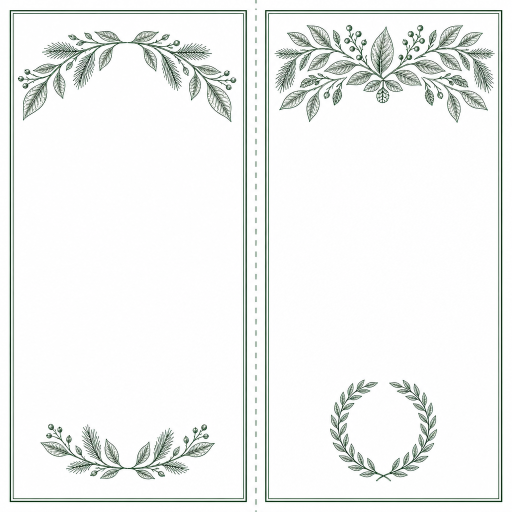
#> input picture VisionagenciaIAv2.0-main/clientes/360* salud optima/librito_fondos/exterior.png, 1024 x 1024 px (shown at 1/2 size)
$ python cartel_fondo_local.py
#> lines starting #> are read from the running program, lines starting #| are printed output that depends on the picture
#!/usr/bin/env python3
"""Ornamento del cartel carta, sin gastar creditos.

Se acabaron los de WaveSpeed a media tanda el 2 sep 2026, pero el grabado ya
estaba hecho en `librito_fondos/`. Aqui se despieza y se recompone en carta.

DOS COSAS QUE SE APRENDIERON EN EL PRIMER INTENTO
-------------------------------------------------
1. La corona a lo ancho de la hoja queda de 45 mm de alto y se come el titulo.
   Va al 40 % del ancho, no al 90 %.
2. Las guirnaldas laterales del librito estan hechas para una columna de 50 mm.
   Estiradas a 279 mm de alto se deforman y ensucian todo. En carta NO van: el
   filete doble solo ya sostiene la hoja.
"""
import os
from PIL import Image, ImageChops, ImageDraw

AQUI = os.path.dirname(os.path.abspath(__file__))
F = os.path.join(AQUI, "librito_fondos")
DPI = 300
MM = DPI / 25.4
W, H = int(215.9 * MM), int(279.4 * MM)
VERDE = (11, 58, 39)   # subido de tono a peticion de Angel


def pon(lienzo, trozo, x_mm, y_mm, ancho_mm):
    an = int(ancho_mm * MM)
    al = int(an * trozo.height / trozo.width)
    x, y = int(x_mm * MM), int(y_mm * MM)
    t = trozo.resize((an, al), Image.LANCZOS).convert("RGB")
    region = lienzo.crop((x, y, x + an, y + al))
    lienzo.paste(ImageChops.darker(region, t), (x, y))
    return y_mm + al / MM


if __name__ == "__main__":
    ext = Image.open(os.path.join(F, "exterior.png")).convert("RGB")
#> ext is the input picture: PIL image 1024x1024 RGB; mean R, G, B 239.9, 241.9, 240.4
    e = ext.width
#> e = 1024
    lienzo = Image.new("RGB", (W, H), "white")
#> lienzo: PIL image 2550x3300 RGB; every value is 255

    # Misma curva de tinta que el librito 5x5: hunde lo oscuro y deja el blanco
    # en blanco. Multiplicar plano pinta el fondo de gris.
    tinta = lambda im: im.point(lambda v: max(0, 255 - int((255 - v) * 1.5)))
    corona = tinta(ext.crop((int(e * 0.53), int(e * 0.055), int(e * 0.97), int(e * 0.205))))
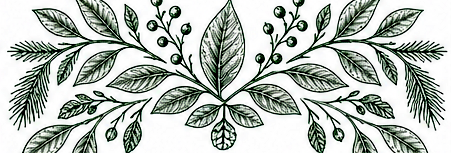
#> corona: PIL image 451x153 RGB; mean R, G, B 181.4, 188.6, 182.2
    abajo = pon(lienzo, corona, (215.9 - 86) / 2, 15, 86)
#> in pon, `t = trozo.resize((an, al), Image.LANCZOS).convert("RGB")`:
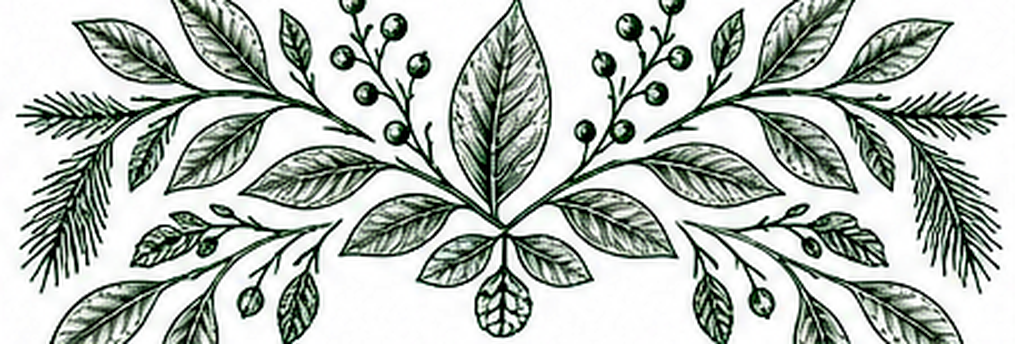
#> t: PIL image 1015x344 RGB; mean R, G, B 181.6, 188.4, 182.4
#> in pon, `region = lienzo.crop((x, y, x + an, y + al))`: region: PIL image 1015x344 RGB; every value is 255
#> in pon, `lienzo.paste(ImageChops.darker(region, t), (x, y))`:
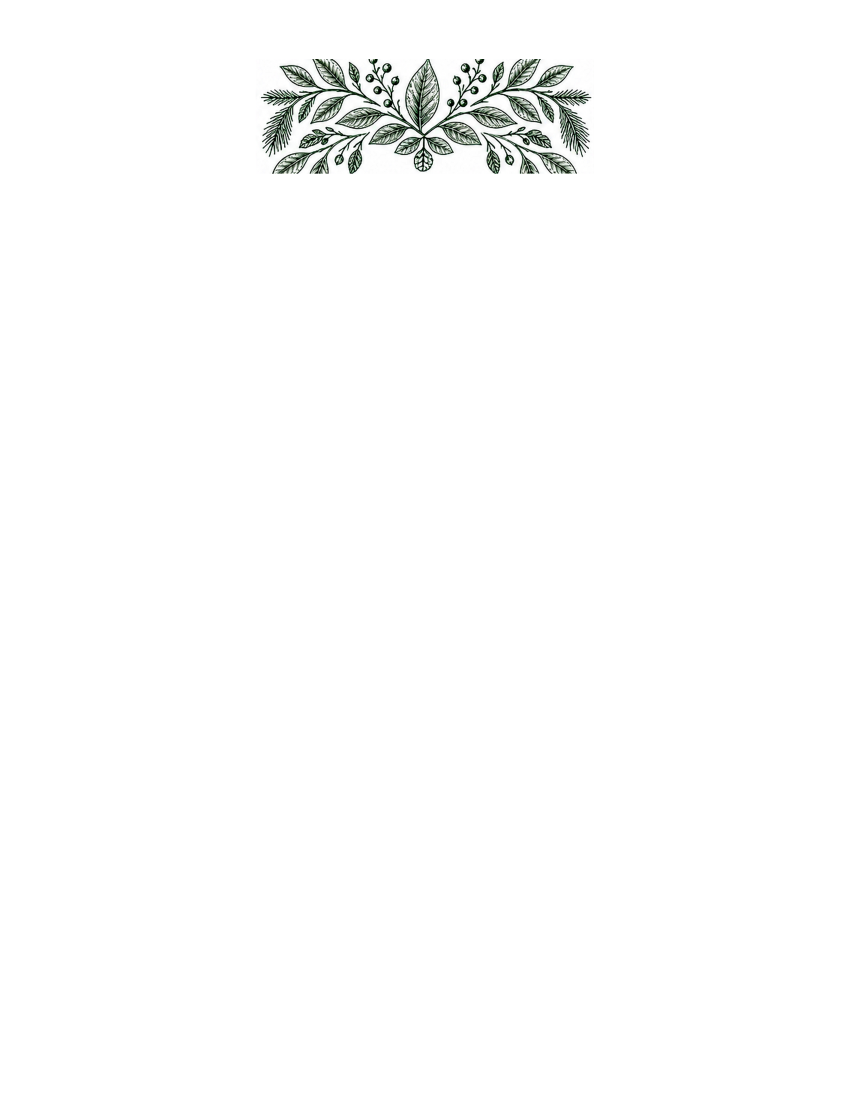
#> lienzo: PIL image 2550x3300 RGB (shown at 1/3 size); mean R, G, B 252, 252.2, 252
#> abajo = 44.13

    rama = tinta(ext.crop((int(e * 0.03), int(e * 0.80), int(e * 0.47), int(e * 0.96))))
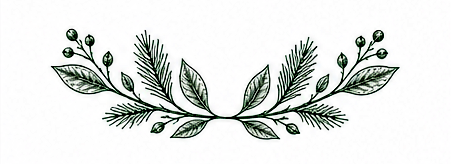
#> rama: PIL image 451x164 RGB; mean R, G, B 225.8, 228.5, 226.3
    pon(lienzo, rama, (215.9 - 70) / 2, 252, 70)
#> call 2 of pon, with x_mm = 72.95, y_mm = 252, ancho_mm = 70
#> in pon (call 2), `t = trozo.resize((an, al), Image.LANCZOS).convert("RGB")`:
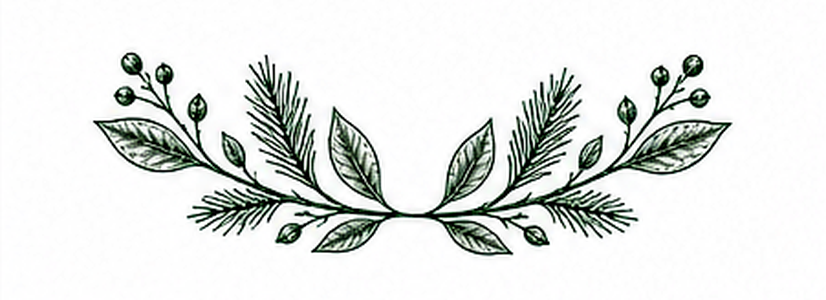
#> t: PIL image 826x300 RGB; mean R, G, B 225.8, 228.4, 226.3
#> in pon (call 2), `region = lienzo.crop((x, y, x + an, y + al))`: region: PIL image 826x300 RGB; every value is 255

    d = ImageDraw.Draw(lienzo)
    for mm, grueso in ((8.0, 4), (9.6, 2)):
        m = int(mm * MM)
        d.rectangle([m, m, W - m, H - m], outline=VERDE, width=grueso)

    lienzo.save(os.path.join(F, "cartel.png"))
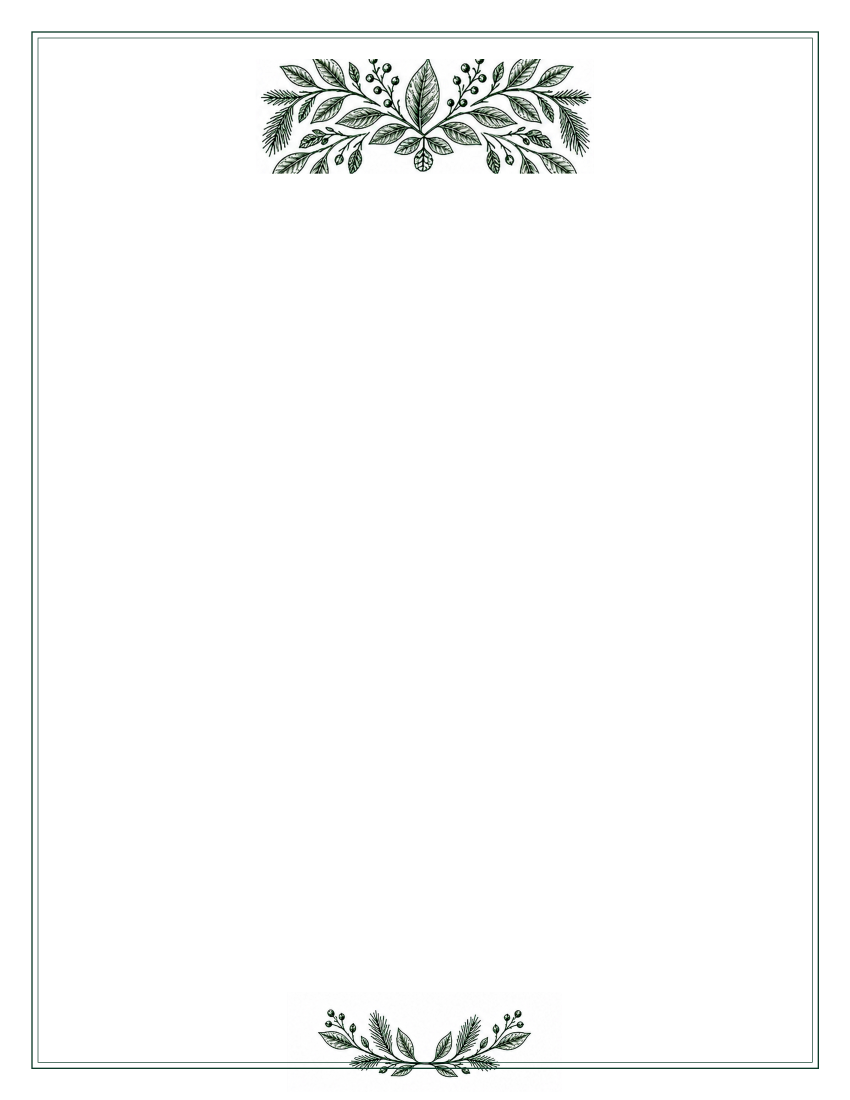
#> saved as cartel.png: PIL image 2550x3300 RGB (shown at 1/3 size); mean R, G, B 249.2, 249.9, 249.5
    print("corona termina en %.0f mm · listo %s" % (abajo, lienzo.size))
#| corona termina en 44 mm · listo (2550, 3300)

$ run again, with VisionagenciaIAv2.0-main/clientes/360* salud optima/librito_fondos/interior.png copied over VisionagenciaIAv2.0-main/clientes/360* salud optima/librito_fondos/exterior.png
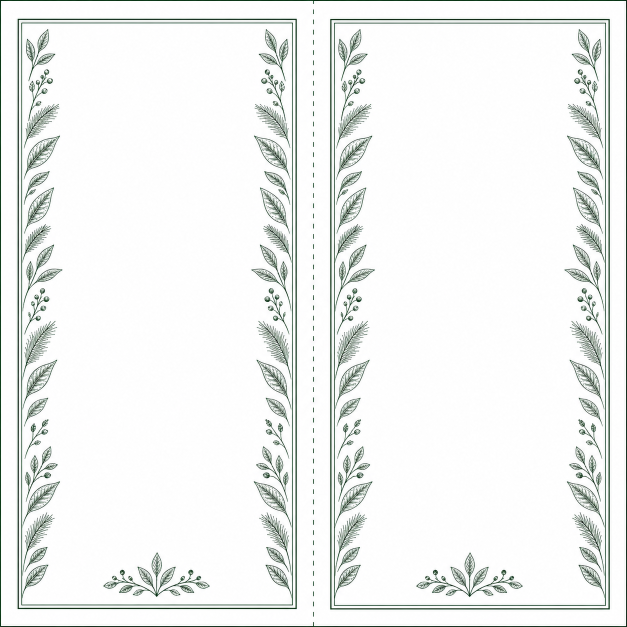
#> input picture VisionagenciaIAv2.0-main/clientes/360* salud optima/librito_fondos/interior.png, 1254 x 1254 px (shown at 1/2 size)
#> ext is the input picture: PIL image 1254x1254 RGB; mean R, G, B 239.3, 241.4, 240
#> region: PIL image 1015x347 RGB; every value is 255
#> abajo = 44.38
#> in pon (call 2), `t = trozo.resize((an, al), Image.LANCZOS).convert("RGB")`:
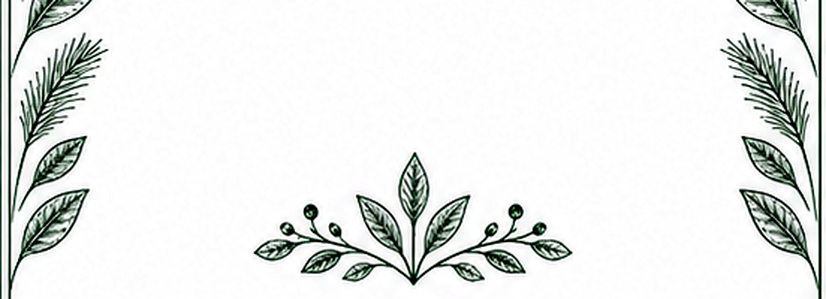
#> t: PIL image 826x299 RGB; mean R, G, B 231.3, 233.7, 232
#> region: PIL image 826x299 RGB; every value is 255
#> `lienzo.save(os.path.join(F, "cartel.png"))`:
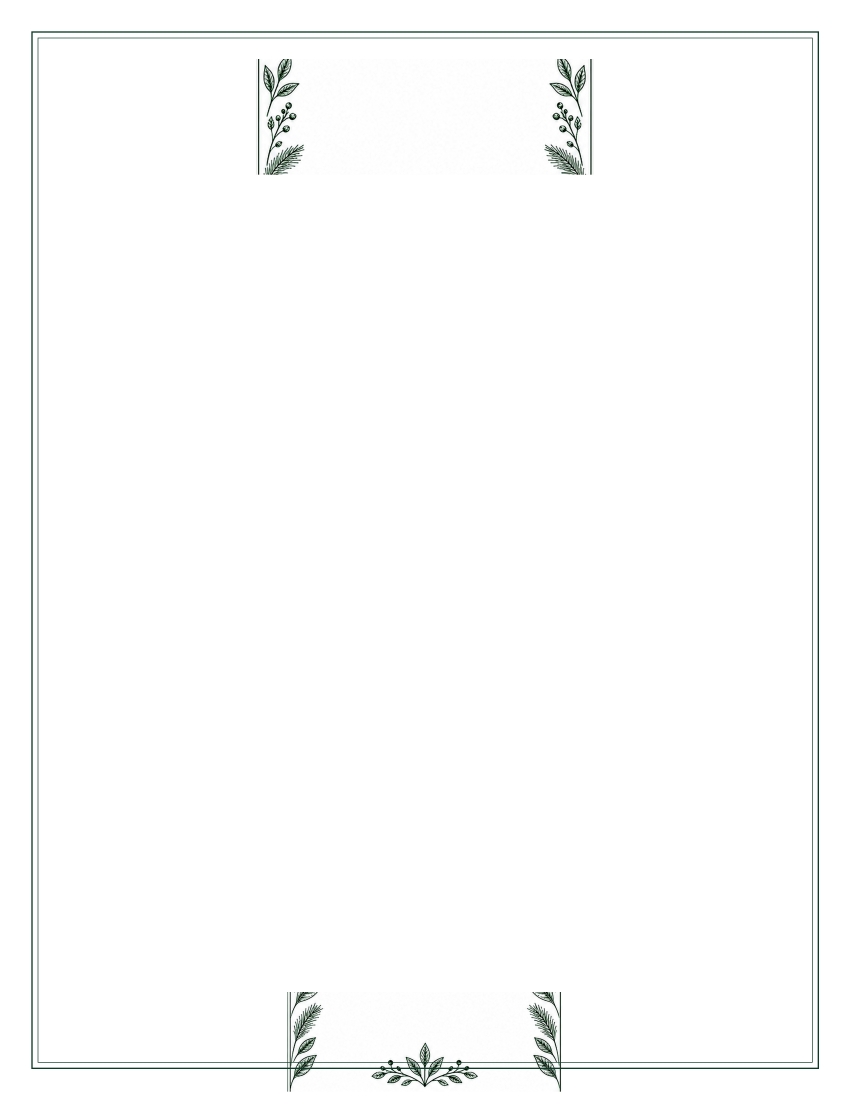
#> saved as cartel.png: PIL image 2550x3300 RGB (shown at 1/3 size); mean R, G, B 251.7, 252.2, 252
#| corona termina en 44 mm · listo (2550, 3300)
